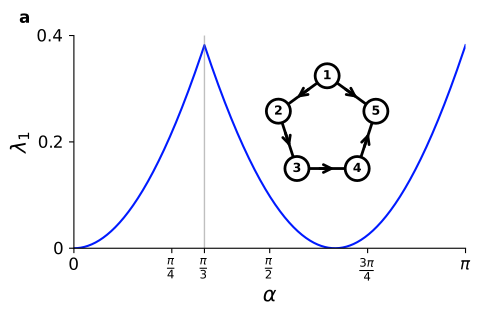

Source code (Python):
import numpy as np
import networkx as nx
import matplotlib.pyplot as plt
from graph_drawing import draw_oriented_edges

def sheaf_laplacian(G, alpha):
    G = nx.convert_node_labels_to_integers(G)
    n = G.number_of_nodes()
    edges = list(G.edges())
    m = len(edges)

    B = np.zeros((m, n), dtype=complex)
    for e, (i, j) in enumerate(edges):
        B[e, i] = 1
        B[e, j] = -np.exp(1j * alpha)

    L = B.conj().T @ B
    return L

def order_parameter(v):
    phases = np.angle(v)
    return np.abs(np.mean(np.exp(1j * phases)))

# Graph definition
n_nodes = 5
G = nx.cycle_graph(n_nodes)
n_nodes = G.number_of_nodes()

alphas = np.linspace(0, np.pi, 99)[1:-1]
mode_indices = [0]

R_values = {k: [] for k in mode_indices}
eigenvalues = {k: [] for k in mode_indices}

for alpha in alphas:
    L = sheaf_laplacian(G, alpha)
    vals, vecs = np.linalg.eigh(L)
    idxs = np.argsort(vals)
    vals = vals[idxs]
    vecs = vecs[:, idxs]
    for k in mode_indices:
        v = vecs[:, k]
        R_values[k].append(order_parameter(v))
        eigenvalues[k].append(vals[k].real)

# Dense alpha grid for eigenvalues only
alphas_dense = np.linspace(0, np.pi, 100000)[1:-1]
eigenvalues_dense = []

for alpha in alphas_dense:
    L = sheaf_laplacian(G, alpha)
    vals, _ = np.linalg.eigh(L)
    vals_sorted = np.sort(vals.real)
    eigenvalues_dense.append(vals_sorted[mode_indices[0]])

eigen_arr = np.array(eigenvalues_dense)
diff_eigen = np.abs(np.diff(eigen_arr))
idx_crit = np.argmax(diff_eigen)
alpha_crit = alphas_dense[idx_crit + 1]

print(f"Critical alpha from abrupt eigenvalue change: {alpha_crit}")

plt.rc('font', family='Helvetica', size=12)
plt.rc('mathtext', fontset='dejavusans')

# === Single figure ===
fig, ax = plt.subplots(figsize=(5, 3.4))

# Dense eigenvalues (background)
eigen_line, = ax.plot(alphas_dense, eigenvalues_dense, linestyle='-', alpha=1,
                      color="#001aff", label=r'$\lambda_1$')

# Critical vertical line
ax.axvline(alpha_crit, color='gray', linestyle='-', linewidth=1, alpha=0.5,
           label=f'Critical $\\alpha$ = {alpha_crit:.2f}')

# Remove top and right spines on both axes
ax.spines['top'].set_visible(False)
ax.spines['right'].set_visible(False)

ax.set_xlabel("$\\alpha$", fontsize=15)
ax.set_ylabel("$\\lambda_1$", fontsize=15)
ax.set_xlim(0, np.pi)
ax.set_xticks([0, np.pi/4, np.pi/3, np.pi/2, 3*np.pi/4, np.pi])
ax.set_xticklabels([r"$0$", r"$\frac{\pi}{4}$", r"$\frac{\pi}{3}$",
                    r"$\frac{\pi}{2}$", r"$\frac{3\pi}{4}$", r"$\pi$"])
ax.set_ylim(0, 0.4)
ax.set_yticks([0, 0.2, 0.4])
ax.set_yticklabels([r"$0$", r"$0.2$", r"$0.4$"])
ax.text(
    -0.14,
    1.06,
    "a",
    transform=ax.transAxes,
    fontsize=12,
    fontweight="bold",
    fontname="DejaVu Sans",
)

# === Inset: graph structure ===
# Place the inset in the lower-right region of the plot (axes-fraction coordinates)
ax_inset = fig.add_axes([0.45, 0.38, 0.45, 0.45])  # [left, bottom, width, height] in figure coords

pos = nx.circular_layout(G)
theta = 1.57
rotation_matrix = np.array([[np.cos(theta), -np.sin(theta)],
                             [np.sin(theta),  np.cos(theta)]])
rotated_pos = {node: rotation_matrix @ pos[node] for node in G.nodes()}

node_labels = {i: str(i + 1) for i in G.nodes()}

draw_oriented_edges(G, pos=rotated_pos, ax=ax_inset, width=2, edge_color='black')
nx.draw_networkx_nodes(G, pos=rotated_pos, ax=ax_inset, node_color="#FFFFFF",
                       node_size=300, linewidths=2, edgecolors='black')
nx.draw_networkx_labels(G, pos=rotated_pos, labels=node_labels, ax=ax_inset,
                        font_size=9, font_color='black', font_weight='bold')
ax_inset.axis('off')
ax_inset.set_aspect('equal')
ax_inset.margins(0.25)  # prevent node cutoff at borders
for artist in ax_inset.get_children():
    artist.set_clip_on(False)

plt.tight_layout()
plt.savefig("fig2a.pdf", dpi=300, bbox_inches='tight')
